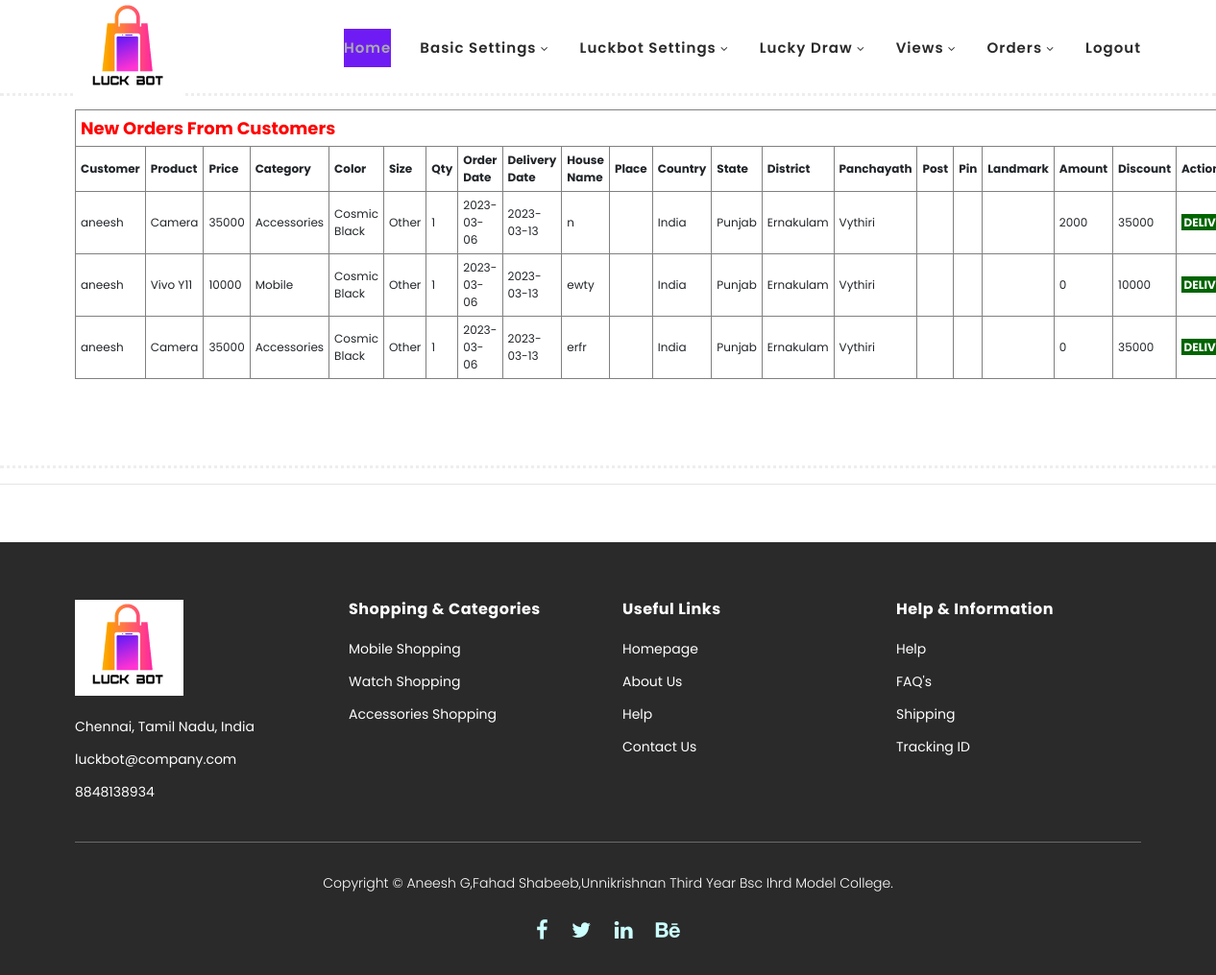
Page /adminHome.php?allorder=1 on the committed database.
### tables this page shows
CREATE TABLE IF NOT EXISTS `orders` (
  `oid` int(11) NOT NULL AUTO_INCREMENT,
  `uid` int(11) NOT NULL,
  `pid` int(11) NOT NULL,
  `prize` float NOT NULL,
  `discount` float NOT NULL,
  `cid` int(11) NOT NULL,
  `clrid` int(11) NOT NULL,
  `siid` int(11) NOT NULL,
  `quantity` int(11) NOT NULL,
  `odate` date NOT NULL,
  `eddate` date NOT NULL,
  `house` varchar(100) NOT NULL,
  `place` varchar(100) NOT NULL,
  `coid` int(100) NOT NULL,
  `sid` int(100) NOT NULL,
  `did` int(100) NOT NULL,
  `paid` int(100) NOT NULL,
  `post` varchar(100) NOT NULL,
  `pin` varchar(20) NOT NULL,
  `landmark` varchar(100) NOT NULL,
  `amount` float NOT NULL,
  `netamount` float NOT NULL,
  `status` varchar(1) NOT NULL,
  PRIMARY KEY (`oid`)
);

CREATE TABLE IF NOT EXISTS `users` (
  `uid` int(11) NOT NULL AUTO_INCREMENT,
  `user` varchar(50) NOT NULL,
  `password` varchar(50) NOT NULL,
  `utype` varchar(1) NOT NULL,
  PRIMARY KEY (`uid`)
);

CREATE TABLE IF NOT EXISTS `products` (
  `pid` int(11) NOT NULL AUTO_INCREMENT,
  `pname` varchar(100) NOT NULL,
  `cid` int(11) NOT NULL,
  `pprize` int(50) NOT NULL,
  `comid` int(11) NOT NULL,
  `clrid` int(11) NOT NULL,
  `siid` int(11) NOT NULL,
  `others` varchar(200) NOT NULL,
  `description` varchar(300) NOT NULL,
  `photo` varchar(100) NOT NULL,
  PRIMARY KEY (`pid`)
);

CREATE TABLE IF NOT EXISTS `categories` (
  `cid` int(11) NOT NULL AUTO_INCREMENT,
  `category` varchar(100) NOT NULL,
  PRIMARY KEY (`cid`)
);

CREATE TABLE IF NOT EXISTS `colors` (
  `clrid` int(11) NOT NULL AUTO_INCREMENT,
  `color` varchar(100) NOT NULL,
  PRIMARY KEY (`clrid`)
);

CREATE TABLE IF NOT EXISTS `sizes` (
  `siid` int(11) NOT NULL AUTO_INCREMENT,
  `size` varchar(50) NOT NULL,
  PRIMARY KEY (`siid`)
);

CREATE TABLE IF NOT EXISTS `countries` (
  `coid` int(11) NOT NULL AUTO_INCREMENT,
  `country` varchar(100) NOT NULL,
  PRIMARY KEY (`coid`)
);

CREATE TABLE IF NOT EXISTS `states` (
  `sid` int(50) NOT NULL AUTO_INCREMENT,
  `coid` int(50) NOT NULL,
  `state` varchar(50) NOT NULL,
  PRIMARY KEY (`sid`)
);

CREATE TABLE IF NOT EXISTS `districts` (
  `did` int(50) NOT NULL AUTO_INCREMENT,
  `sid` int(50) NOT NULL,
  `district` varchar(50) NOT NULL,
  PRIMARY KEY (`did`)
);

CREATE TABLE IF NOT EXISTS `panchayath` (
  `paid` int(50) NOT NULL AUTO_INCREMENT,
  `did` int(11) NOT NULL,
  `panchayath` varchar(50) NOT NULL,
  PRIMARY KEY (`paid`)
);

### AdminViewAllOrders.php (the view, shortened to what this page needs)
<?php
$servername = "localhost";
$username = "root";
$password = '';
$dbname = "luckbot";
$conn = mysqli_connect($servername,$username,$password,$dbname);
?>
<table border="1" cellpadding="5" cellspacing="0" align="left" style="font-size:12px;">
  <tr>
    <th colspan="21"><font size="4" color="red">New Orders From Customers</font></th>
  </tr>
  <tr>
   <th>Customer</th>
   <th>Product</th>
   <th>Price</th>
   <th>Category</th>
   <th>Color</th>
   <th>Size</th>
   <th>Qty</th>
   <th>Order Date</th>
   <th>Delivery Date</th>
   <th>House Name</th>
   <th>Place</th>
   <th>Country</th>
   <th>State</th>
   <th>District</th>
   <th>Panchayath</th>
   <th>Post</th>
   <th>Pin</th>
   <th>Landmark</th>
   <th>Amount</th>
   <th>Discount</th>
   <th>Action</th>
  </tr>
 <?php
  $sql='SELECT users.user,products.pname,orders.oid,orders.prize,categories.category,colors.color,sizes.size,orders.quantity,orders.odate,orders.eddate,orders.house,orders.place,countries.country,states.state,districts.district,panchayath.panchayath,orders.post,orders.pin,orders.landmark,orders.amount,orders.discount FROM orders LEFT JOIN users ON orders.uid=users.uid LEFT JOIN products ON orders.pid=products.pid LEFT JOIN categories ON orders.cid=categories.cid LEFT JOIN colors ON orders.clrid=colors.clrid LEFT JOIN sizes ON orders.siid=sizes.siid LEFT JOIN countries ON orders.coid=countries.coid LEFT JOIN states ON orders.sid=states.sid LEFT JOIN districts ON orders.did=districts.did LEFT JOIN panchayath ON orders.paid=panchayath.paid';
  $result=$conn->query($sql);
  while($row=mysqli_fetch_array($result))
        {
            $oid=$row['oid'];
            $user=$row['user'];
            $pname=$row['pname'];
            $prize=$row['prize'];
            $category=$row['category'];
            $color=$row['color'];
            $size=$row['size'];
            $quantity=$row['quantity'];
            $odate=$row['odate'];
            $eddate=$row['eddate'];
            $house=$row['house'];
            $place=$row['place'];
            $country=$row['country'];
            $state=$row['state'];
            $district=$row['district'];
            $panchayath=$row['panchayath'];
            $post=$row['post'];
            $pin=$row['pin'];
            $landmark=$row['landmark'];
            $amount=$row['amount'];
            $discount=$row['discount'];
          ?>
            <tr>
              <td><?=$user?></td>
              <td><?=$pname?></td>
              <td><?=$prize?></td>
              <td><?=$category?></td>
              <td><?=$color?></td>
              <td><?=$size?></td>
              <td><?=$quantity?></td>
              <td><?=$odate?></td>
              <td><?=$eddate?></td>
              <td><?=$house?></td>
              <td><?=$place?></td>
              <td><?=$country?></td>
              <td><?=$state?></td>
              <td><?=$district?></td>
              <td><?=$panchayath?></td>
              <td><?=$post?></td>
              <td><?=$pin?></td>
              <td><?=$landmark?></td>
              <td><?=$discount?></td>
              <td><?=$amount?></td>
              <td><b><a href="delivery.php?oid=<?=$oid?>" style="background-color:darkgreen;color:white;">&nbsp;DELIVER&nbsp;</a></b></td>
            </tr>
    <?php
      }
    ?>
  </table>

### adminHome.php (shortened to what this page needs)
<!DOCTYPE html>
<html lang="en">
  <head>
    <link rel="stylesheet" type="text/css" href="assets/css/bootstrap.min.css">
    <link rel="stylesheet" type="text/css" href="assets/css/font-awesome.css">
    <link rel="stylesheet" href="assets/css/templatemo-hexashop.css">
    <link rel="stylesheet" href="assets/css/owl-carousel.css">
    <link rel="stylesheet" href="assets/css/lightbox.css">
    </head>
    <body>
    <header class="header-area header-sticky">
        <div class="container">
            <div class="row">
                <div class="col-12">
                    <nav class="main-nav">
                        <a href="index.html" class="logo">
                            <img src="assets\images\imgx\logo\logo.png">
                        </a>
                        <ul class="nav">
                            <li class="scroll-to-section"><a href="adminHome.php" class="active">Home</a></li>
                            <li class="submenu">
                                <a href="javascript:;">Basic Settings</a>
                            </li>
                            <li class="submenu">
                                <a href="javascript:;">Luckbot Settings</a>
                            </li>
                            <li class="submenu">
                                <a href="javascript:;">Lucky Draw</a>
                            </li>
                            <li class="submenu">
                                <a href="javascript:;">Views</a>
                            </li>
                            <li class="submenu">
                                <a href="javascript:;">Orders</a>
                            </li>
                            <li class="scroll-to-section"><a href="index.php">Logout</a></li>
                        </ul>
                    </nav>
                </div>
            </div>
        </div>
    </header>
    <section class="section" id="women">
        <div class="container">
            <div class="row">
                <div class="col-lg-6">
                    <div align="center">
                        <br>
                 <?php
                    if(isset($_REQUEST['allorder']))
                        include('AdminViewAllOrders.php');
                  ?>
                    </div>
                </div>
            </div>
        </div>
    </section>
    <hr>
    <footer>
        <div class="container">
            <div class="row">
                <div class="col-lg-3">
                    <div class="first-item">
                        <div class="logo">
                            <img src="assets\images\imgx\logo\logo.png" alt="luck bot ecommerce">
                        </div>
                        <ul>
                            <li><a href="#">Chennai, Tamil Nadu, India</a></li>
                            <li><a href="#">luckbot@company.com</a></li>
                            <li><a href="#">8848138934</a></li>
                        </ul>
                    </div>
                </div>
                <div class="col-lg-3">
                    <h4>Shopping &amp; Categories</h4>
                    <ul>
                        <li><a href="#">Mobile Shopping</a></li>
                        <li><a href="#">Watch Shopping</a></li>
                        <li><a href="#">Accessories Shopping</a></li>
                    </ul>
                </div>
                <div class="col-lg-3">
                    <h4>Useful Links</h4>
                    <ul>
                        <li><a href="#">Homepage</a></li>
                        <li><a href="#">About Us</a></li>
                        <li><a href="#">Help</a></li>
                        <li><a href="#">Contact Us</a></li>
                    </ul>
                </div>
                <div class="col-lg-3">
                    <h4>Help &amp; Information</h4>
                    <ul>
                        <li><a href="#">Help</a></li>
                        <li><a href="#">FAQ's</a></li>
                        <li><a href="#">Shipping</a></li>
                        <li><a href="#">Tracking ID</a></li>
                    </ul>
                </div>
                <div class="col-lg-12">
                    <div class="under-footer">
                        <p>Copyright © Aneesh G,Fahad Shabeeb,Unnikrishnan Third Year Bsc Ihrd Model College.
                        </p>
                        <ul>
                            <li><a href="#"><i class="fa fa-facebook"></i></a></li>
                            <li><a href="#"><i class="fa fa-twitter"></i></a></li>
                            <li><a href="#"><i class="fa fa-linkedin"></i></a></li>
                            <li><a href="#"><i class="fa fa-behance"></i></a></li>
                        </ul>
                    </div>
                </div>
            </div>
        </div>
    </footer>
  </body>
</html>

### assets/css/templatemo-hexashop.css (style rules this page uses)
html, body, div, span, applet, object, iframe, h1, h2, h3, h4, h5, h6, p, blockquote, div pre, a, abbr, acronym, address, big, cite, code, del, dfn, em, font, img, ins, kbd, q, s, samp, small, strike, strong, sub, sup, tt, var, b, u, i, center, dl, dt, dd, ol, ul, li, figure, header, nav, section, article, aside, footer, figcaption { margin: 0; padding: 0; border: 0; outline: 0; }
ul, li { padding: 0; margin: 0; list-style: none; }
header, nav, section, article, aside, footer, hgroup { display: block; }
* { box-sizing: border-box; }
html, body { font-family: 'Poppins', sans-serif; font-weight: 400; background-color: #fff; font-size: 16px; -ms-text-size-adjust: 100%; -webkit-font-smoothing: antialiased; -moz-osx-font-smoothing: grayscale; }
a { text-decoration: none !important; }
h1, h2, h3, h4, h5, h6 { margin-top: 0px; margin-bottom: 0px; }
ul { margin-bottom: 0px; }
p { font-size: 14px; line-height: 25px; color: #2a2a2a; }
html, body { background: #fff; font-family: 'Poppins', sans-serif; }
.header-area { border-bottom: 3px dotted #eee; box-shadow: none; background-color: #fff; position: absolute; top: 0px; left: 0px; right: 0px; z-index: 100; height: 100px; -webkit-transition: all .5s ease 0s; -moz-transition: all .5s ease 0s; -o-transition: all .5s ease 0s; transition: all .5s ease 0s; }
.header-area .main-nav { min-height: 80px; background: transparent; }
.header-area .main-nav .logo { line-height: 100px; color: #fff; font-size: 28px; font-weight: 700; text-transform: uppercase; letter-spacing: 2px; float: left; -webkit-transition: all 0.3s ease 0s; -moz-transition: all 0.3s ease 0s; -o-transition: all 0.3s ease 0s; transition: all 0.3s ease 0s; }
.header-area .main-nav .nav { float: right; margin-top: 30px; margin-right: 0px; background-color: transparent; -webkit-transition: all 0.3s ease 0s; -moz-transition: all 0.3s ease 0s; -o-transition: all 0.3s ease 0s; transition: all 0.3s ease 0s; position: relative; z-index: 999; }
.header-area .main-nav .nav li { padding-left: 15px; padding-right: 15px; }
.header-area .main-nav .nav li:last-child { padding-right: 0px; }
.header-area .main-nav .nav li a { display: block; font-weight: 600; font-size: 15px; color: #2a2a2a; text-transform: capitalize; -webkit-transition: all 0.3s ease 0s; -moz-transition: all 0.3s ease 0s; -o-transition: all 0.3s ease 0s; transition: all 0.3s ease 0s; height: 40px; line-height: 40px; border: transparent; letter-spacing: 1px; }
.header-area .main-nav .nav li a { color: #2a2a2a; }
.header-area .main-nav .nav li:hover a, .header-area .main-nav .nav li a.active { color: #aaa!important; }
.header-area .main-nav .nav li.submenu { position: relative; padding-right: 30px; }
.header-area .main-nav .nav li.submenu:after { font-family: FontAwesome; content: "\f107"; font-size: 12px; color: #2a2a2a; position: absolute; right: 18px; top: 12px; }
.header-area.header-sticky { min-height: 80px; }
.header-area .nav { margin-top: 30px; }
.header-area.header-sticky .nav li a.active { color: #aaa; background-color: #6f1cf4; }
@media (min-width: 767px) { .header-area .main-nav .nav { display: flex !important; } }
#women { padding-top: 90px; padding-bottom: 90px; border-bottom: 3px dotted #eee; }
footer { margin-top: 60px; padding: 60px 0px 30px 0px; background-color: #2a2a2a; }
footer .logo { margin-bottom: 20px; }
footer ul li { display: block; margin-bottom: 10px; }
footer ul li a { font-size: 14px; color: #fff; transition: all .3s; }
footer h4 { letter-spacing: 0.5px; font-size: 16px; color: #fff; font-weight: 700; margin-bottom: 20px; }
footer .under-footer { margin-top: 30px; padding-top: 30px; text-align: center; border-top: 1px solid rgba(250,250,250,0.3); }
footer .under-footer ul { margin-top: 20px; }
footer .under-footer ul li { display: inline-block; margin: 0px 10px; }
footer .under-footer ul li a { font-size: 22px; }
footer .under-footer p { color: #fff; font-size: 14px; font-weight: 300; }
footer .under-footer a { color: #cff; }

### rows in the picture
orders: uid.user "aneesh", pid.pname "Camera", prize "35000", cid.category "Accessories", clrid.color "Cosmic Black", siid.size "Other", quantity "1", odate "2023-03-06", eddate "2023-03-13", house "n", coid.country "India", sid.state "Punjab", did.district "Ernakulam", paid.panchayath "Vythiri", discount "2000", amount "35000"
orders: uid.user "aneesh", pid.pname "Vivo Y11", prize "10000", cid.category "Mobile", clrid.color "Cosmic Black", siid.size "Other", quantity "1", odate "2023-03-06", eddate "2023-03-13", house "ewty", coid.country "India", sid.state "Punjab", did.district "Ernakulam", paid.panchayath "Vythiri", discount "0", amount "10000"
orders: uid.user "aneesh", pid.pname "Camera", prize "35000", cid.category "Accessories", clrid.color "Cosmic Black", siid.size "Other", quantity "1", odate "2023-03-06", eddate "2023-03-13", house "erfr", coid.country "India", sid.state "Punjab", did.district "Ernakulam", paid.panchayath "Vythiri", discount "0", amount "35000"
